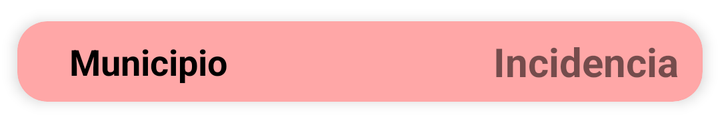
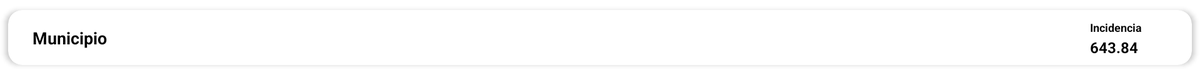

First picture: res/layout/ on a phone held upright. Second picture: the repository's own variant of that layout, on a device whose configuration matches the variant's folder. Source for both follows.
<!-- AndroidManifest.xml: application theme Theme.CovidTrackingEuskadi -->
<!-- res/layout/town_element.xml -->
<?xml version="1.0" encoding="utf-8"?>
<androidx.cardview.widget.CardView xmlns:android="http://schemas.android.com/apk/res/android"
    xmlns:app="http://schemas.android.com/apk/res-auto"
    android:id="@+id/backgroundElement"
    android:layout_width="match_parent"
    android:layout_height="wrap_content"
    android:animateLayoutChanges="true"
    android:backgroundTint="#FFA7A7"
    app:cardCornerRadius="15dp"
    app:cardElevation="4dp"
    app:cardUseCompatPadding="true">

    <LinearLayout
        android:layout_width="match_parent"
        android:layout_height="wrap_content"
        android:animateLayoutChanges="true"
        android:orientation="vertical">

        <RelativeLayout
            android:layout_width="match_parent"
            android:layout_height="wrap_content"
            android:orientation="horizontal"
            android:padding="6dp">

            <LinearLayout
                android:id="@+id/linearLayout"
                android:layout_width="wrap_content"
                android:layout_height="wrap_content"
                android:layout_alignParentTop="true"
                android:layout_marginStart="20dp"
                android:layout_marginLeft="4dp"
                android:layout_marginTop="2dp"
                android:orientation="vertical">

                <TextView
                    android:id="@+id/townText"
                    android:layout_width="match_parent"
                    android:layout_height="wrap_content"
                    android:layout_marginBottom="2dp"
                    android:text="Municipio"
                    android:textColor="@android:color/black"
                    android:textSize="18sp"
                    android:textStyle="bold" />

            </LinearLayout>

            <TextView
                android:id="@+id/incidenceText"
                android:layout_width="wrap_content"
                android:layout_height="wrap_content"
                android:layout_alignParentEnd="true"
                android:layout_alignParentRight="true"
                android:layout_centerVertical="true"
                android:layout_marginEnd="6dp"
                android:layout_marginRight="6dp"
                android:text="Incidencia"
                android:textSize="20sp"
                android:textStyle="bold" />

        </RelativeLayout>

    </LinearLayout>

</androidx.cardview.widget.CardView>
<!-- resources referenced by this layout -->
<resources>
  <style name="Theme.CovidTrackingEuskadi" parent="Theme.MaterialComponents.DayNight.DarkActionBar">
          
          <item name="colorPrimary">@color/purple_500</item>
          <item name="colorPrimaryVariant">@color/purple_700</item>
          <item name="colorOnPrimary">@color/white</item>
          
          <item name="colorSecondary">@color/teal_200</item>
          <item name="colorSecondaryVariant">@color/teal_700</item>
          <item name="colorOnSecondary">@color/black</item>
          
          <item name="android:statusBarColor" tools:targetApi="l">?attr/colorPrimaryVariant</item>
          
      </style>
</resources>
<!-- res/layout-xlarge/town_element.xml (the repository's variant of the layout above) -->
<!-- drawn on a large tablet held sideways -->
<?xml version="1.0" encoding="utf-8"?>
<androidx.cardview.widget.CardView xmlns:android="http://schemas.android.com/apk/res/android"
    xmlns:app="http://schemas.android.com/apk/res-auto"
    xmlns:tools="http://schemas.android.com/tools"
    android:id="@+id/backgroundElement"
    android:layout_width="match_parent"
    android:layout_height="wrap_content"
    android:animateLayoutChanges="true"
    app:cardCornerRadius="15dp"
    app:cardElevation="4dp"
    app:cardUseCompatPadding="true"
    tools:ignore="MissingDefaultResource">

    <LinearLayout
        android:layout_width="match_parent"
        android:layout_height="wrap_content"
        android:animateLayoutChanges="true"
        android:orientation="vertical">

        <RelativeLayout
            android:layout_width="match_parent"
            android:layout_height="wrap_content"
            android:orientation="horizontal"
            android:padding="6dp">

            <LinearLayout
                android:id="@+id/linearLayoutLeft"
                android:layout_width="wrap_content"
                android:layout_height="wrap_content"
                android:layout_alignParentTop="true"
                android:layout_marginStart="20dp"
                android:layout_marginLeft="4dp"
                android:layout_marginTop="0dp"
                android:orientation="vertical">

                <TextView
                    android:id="@+id/townText"
                    android:layout_width="match_parent"
                    android:layout_height="wrap_content"
                    android:layout_marginTop="4dp"
                    android:layout_marginBottom="2dp"
                    android:gravity="center_vertical"
                    android:maxWidth="200dp"
                    android:minHeight="40dp"
                    android:text="Municipio"
                    android:textColor="@android:color/black"
                    android:textSize="18sp"
                    android:textStyle="bold" />

            </LinearLayout>

            <LinearLayout
                android:layout_width="wrap_content"
                android:layout_height="wrap_content"
                android:layout_alignParentTop="true"
                android:layout_alignParentEnd="true"
                android:layout_alignParentRight="true"
                android:layout_marginTop="2dp"
                android:layout_marginEnd="6dp"
                android:layout_marginRight="6dp"
                android:orientation="horizontal">

                <LinearLayout
                    android:id="@+id/linearLayoutRight"
                    android:layout_width="wrap_content"
                    android:layout_height="wrap_content"
                    android:layout_alignParentTop="true"
                    android:layout_alignParentEnd="true"
                    android:layout_alignParentRight="true"
                    android:layout_marginTop="2dp"
                    android:layout_marginEnd="6dp"
                    android:layout_marginRight="6dp"
                    android:orientation="vertical">

                    <TextView
                        android:layout_width="match_parent"
                        android:layout_height="wrap_content"
                        android:layout_marginBottom="2dp"
                        android:text="@string/incidencia_minus"
                        android:textColor="@android:color/black"
                        android:textSize="12sp"
                        android:textStyle="bold" />

                    <TextView
                        android:id="@+id/incidenceText"
                        android:layout_width="match_parent"
                        android:layout_height="wrap_content"
                        android:layout_marginBottom="2dp"
                        android:text="643.84"
                        android:textColor="@android:color/black"
                        android:textSize="16sp"
                        android:textStyle="bold" />

                </LinearLayout>

                <ImageView
                    android:id="@+id/incidenceCircle"
                    android:layout_width="35dp"
                    android:layout_height="35dp"
                    android:layout_alignParentStart="true"
                    android:layout_centerVertical="true"
                    android:layout_gravity="center"
                    android:paddingLeft="5dp"
                    android:paddingRight="5dp"
                    app:srcCompat="@drawable/ic_lens_black_24dp"
                    android:layout_alignParentLeft="true" />

            </LinearLayout>

        </RelativeLayout>

    </LinearLayout>

</androidx.cardview.widget.CardView>
<!-- resources referenced by the variant -->
<!-- as a large tablet held sideways resolves them -->
<resources>
  <string name="incidencia_minus">Incidencia</string>
  <style name="Theme.CovidTrackingEuskadi" parent="Theme.MaterialComponents.DayNight.DarkActionBar">
          
          <item name="colorPrimary">@color/purple_500</item>
          <item name="colorPrimaryVariant">@color/purple_700</item>
          <item name="colorOnPrimary">@color/white</item>
          
          <item name="colorSecondary">@color/teal_200</item>
          <item name="colorSecondaryVariant">@color/teal_700</item>
          <item name="colorOnSecondary">@color/black</item>
          
          <item name="android:statusBarColor" tools:targetApi="l">?attr/colorPrimaryVariant</item>
          
      </style>
</resources>
